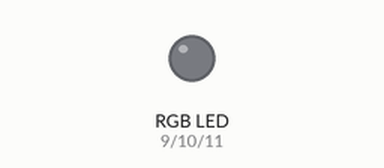
A sketch run on a simulated Arduino Uno, built with avr-gcc and run on an emulated ATmega328P. On the bench: an RGB LED mixed from three pins (HIGH = lit). Dim RGB values are drawn brighter than linear.

Above: at 0.05 s.
At 0.65 s:
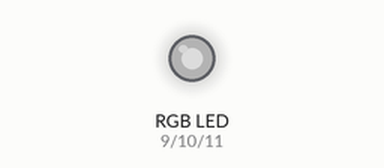
At 1.3 s:
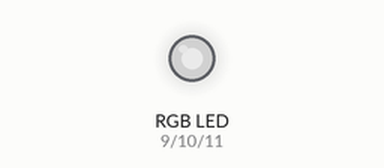
At 1.95 s:
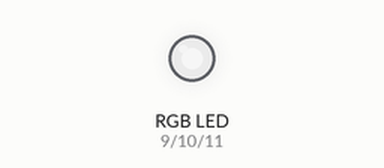
At 2.6 s:
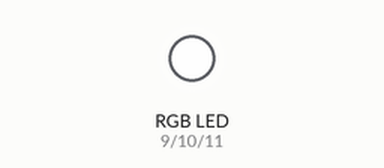
Timing chart, 0 to 6.0 s (numbered marks = the images above):
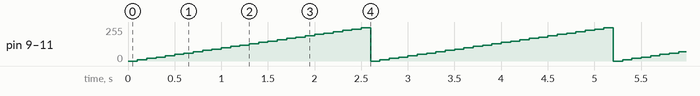

Measured:
- by itself, pin 9 (rpin), pin 10 (gpin), pin 11 (bpin): ramps from 0/255 to 250/255 and jumps back, once every 2.6 s

The sketch:

main.ino
```cpp
const int rpin = 9;
const int gpin = 10;
const int bpin = 11;

void setup(){
    // 초기 설정
    pinMode(rpin,OUTPUT);
    pinMode(gpin,OUTPUT);
    pinMode(bpin,OUTPUT);
}

// 각 값에 대해 LED를 작동시킨다.
void setColor(int r, int g, int b){
    // 켜기
    analogWrite(rpin,r);
    analogWrite(gpin,g);
    analogWrite(bpin,b);
}


int br = 0;

void loop(){

    // br 값이 시간에 따라 점점 커지도록
    if (br>255) br = 0;
    setColor(br,br,br);
    delay(100);
    br += 10;
}
```
